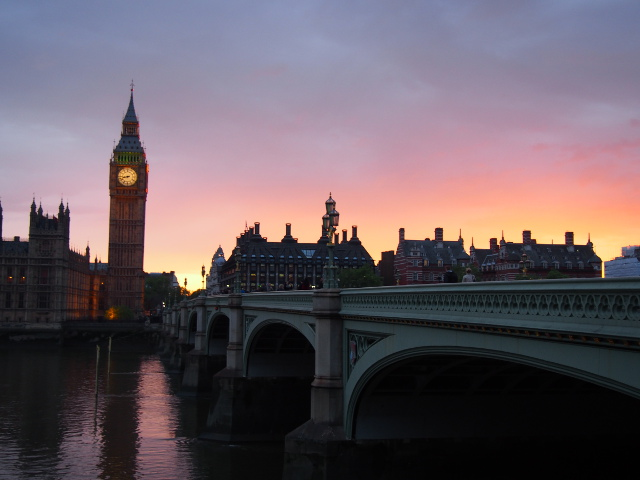
//> input picture 17-amostragem/landscape.jpg, 640 x 480 px
$ ./amostragem   (built with g++ and OpenCV 4)
//> lines starting //> are read from the running program, lines starting //| are printed output that depends on the picture
#include <opencv2/imgproc/imgproc.hpp>
#include <opencv2/highgui/highgui.hpp>
#include <iostream>
#include <string>

using namespace cv;
using namespace std;

int main ()
{
    Mat image = cv::imread("landscape.jpg");
//> image is the input picture: 480 rows x 640 cols, CV_8UC3; mean B, G, R 99.2, 91.5, 104

    for(int i = 1; i <= 4; i++) {
        string imagem("Tamanho: ");
	imagem += to_string(image.cols) + "x" + to_string(image.rows);
        imshow(imagem, image);
	resize(image, image, Size(image.cols/2, image.rows/2));

	imagem += ".png";
        imwrite(imagem, image);
    }
//> this loop made 4 passes
//> pass 2, `resize(image, image, Size(image.cols/2, image.rows/2));`:
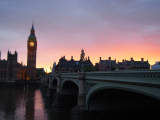
//> image: 120 rows x 160 cols, CV_8UC3; mean B, G, R 99.4, 91.7, 104.2
//> pass 3, `resize(image, image, Size(image.cols/2, image.rows/2));`:
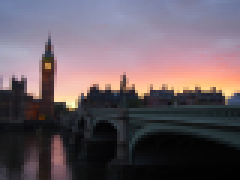
//> image: 60 rows x 80 cols, CV_8UC3 (shown 3 times larger); mean B, G, R 99.5, 91.9, 104.3
//> after the loop:
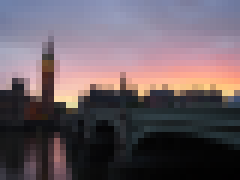
//> image: 30 rows x 40 cols, CV_8UC3 (shown 6 times larger); mean B, G, R 99.7, 92, 104.5

    waitKey(0);
    return 0;
}
